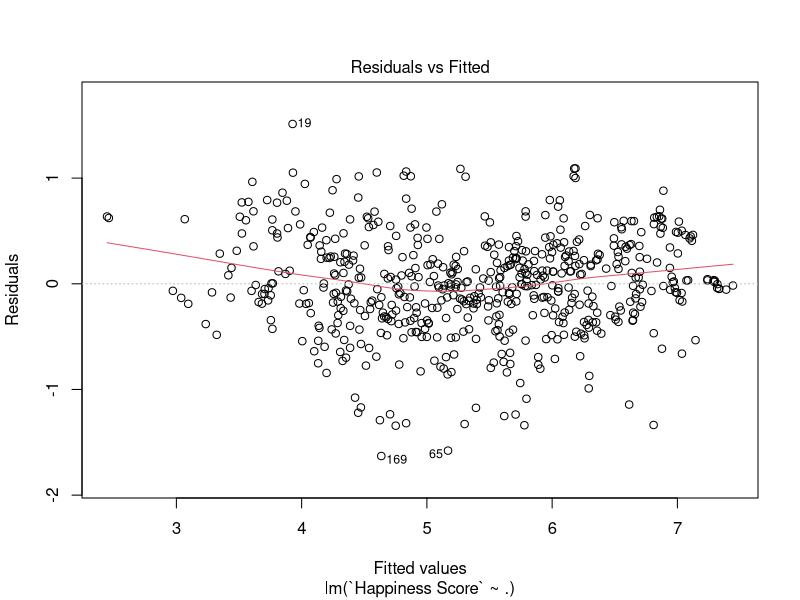
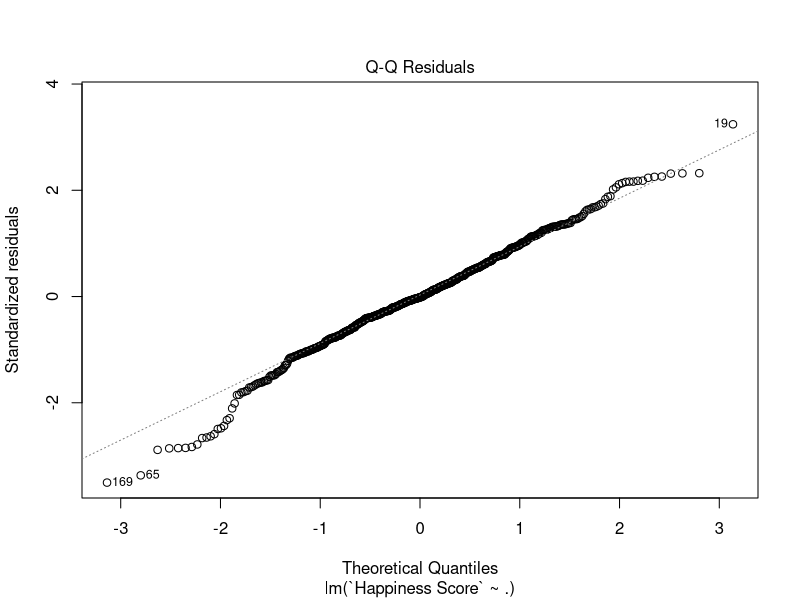
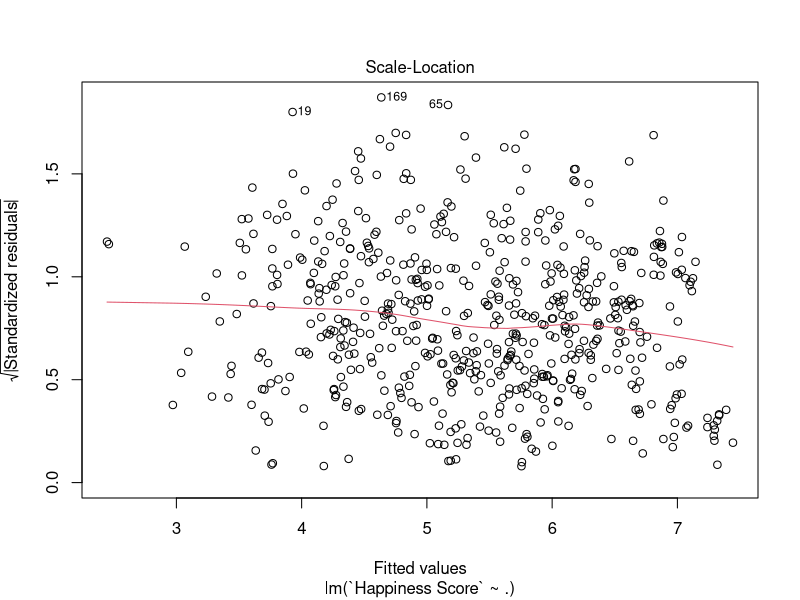
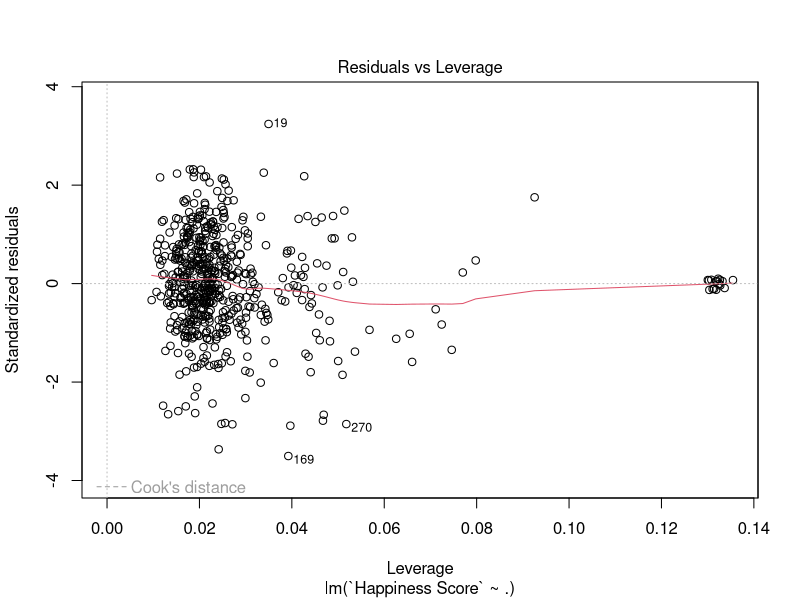
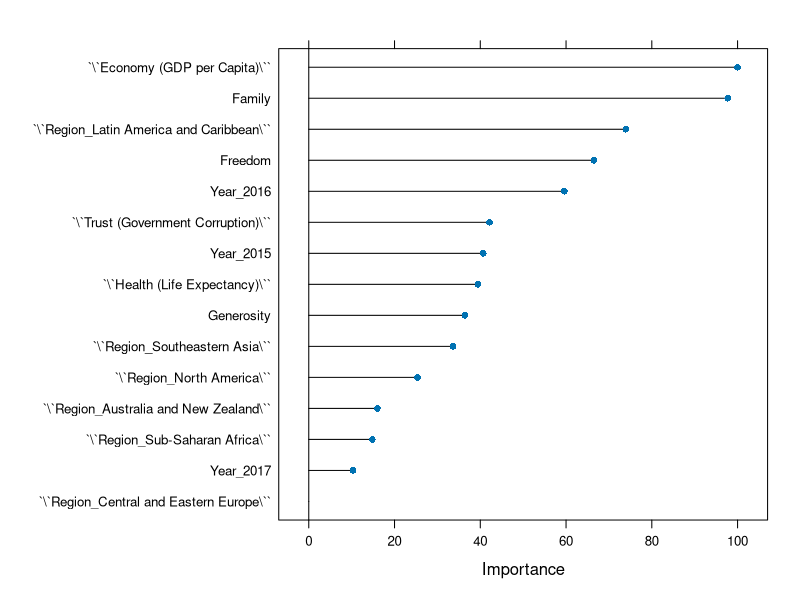

These figures' R source, in order: (Note: this script raises an error after producing the figures.)
#Install Packages
library(caret)
library(tidyverse)
library(ggplot2)
library(car)

#Load the data
train_df <- read_csv('train.csv')
test_df <- read_csv('test.csv')
train_df <- train_df %>% select (-c(Country, `Dystopia Residual`, `Happiness Rank`))
test_df <- test_df %>% select (-c(Country, `Dystopia Residual`, `Happiness Rank`))

#Create the full model
fit_full <- lm(`Happiness Score` ~ ., data = train_df)
summary(fit_full)
#Remove the linear dependent columns
train_df <- train_df %>% select(-c(Year_2019, `Region_Western Europe`))

#Rerun fit_full
fit_full <- lm(`Happiness Score` ~ ., data = train_df)

#Check multicollinearity
vif(fit_full)
#No values are over 10 so no concerns at the moment.

#Determine the best predictors
#Set the starting position for variable selection
no_model <- lm(`Happiness Score` ~ 1, data=train_df)
#Feature selection using forward selection
forward <- step(no_model, direction='forward', scope=formula(fit_full), trace=0)
forward$coefficients
#Feature selection using stepwise selection
stepwise <- step(no_model, direction='both', scope=formula(fit_full), trace=0)
stepwise$coefficients
#Both selection method give the same predictors. 

#Select variables for training
selected_vars <- train_df %>% select(-c(`Region_Eastern Asia`, `Region_Middle East and Northern Africa`, `Region_Southern Asia`, Year_2018))

#Check assumptions for linear regression
lm_final <- lm(`Happiness Score` ~ ., data=selected_vars)
plot(lm_final)
#Residuals have no pattern and have constant varaince. The QQ-plot suggest the data came from a normal distribution.
cooks.distance(lm_final)
#No values are significant, there are no outliers or influential points in the data.
durbinWatsonTest(lm_final)
#Coefficent close to 2 was found suggesting no autocorrelation.
vif(lm_final)
#Once again there does not appear to be multicollinearity between the predictors.

#Set up 5 fold cross validation to evaluate the performance of model and reduce overfitting to the train set.
set.seed(123)
control <- trainControl(method = "cv", number = 5)
lm_fit <- train(`Happiness Score` ~ ., data = selected_vars,
                method = "lm",
                trControl = control)
lm_fit$results

#Visualize the important predictors
important_vars <- varImp(lm_fit)
plot(important_vars)

#Consider SVR model, find the best cost function using gird search
#(Run the model with 1 to find the optimal value for cost function)
svr_fit <- train(`Happiness Score` ~ ., data = selected_vars,
                method = "svmLinear",
                #1.tuneGrid = expand.grid(C = seq(0, 2, length = 20)),
                #2.tuneGrid = data.frame(C = 0.2105263),
                trControl = control)
svr_fit$results
plot(svr_fit)
#Rerun the SVR with C = 0.2105263
#Results are almost identical to the MLR
#We can conduct a T-test to see if there is a significant difference
compare_models(lm_fit, svr_fit)
#Fail to reject the null, so there is insufficent evidence to reject the null which states there is no difference in the mean performance of the models.
#We will predict on the multiple linear regression because all the assumptions have been met. 

#Evaluating the final model
test_df <- test_df %>% select(-c(Year_2019, `Region_Western Europe`, `Region_Eastern Asia`, `Region_Middle East and Northern Africa`, `Region_Southern Asia`, Year_2018))
predict <- predict(lm_fit, newdata = test_df)
eval <- postResample(pred = predict, obs = test_df$`Happiness Score`)
eval
normalized_rmse <- eval[1] / (mean(test_df$`Happiness Score`))
normalized_rmse
#We know 79.37% of the variability in Happiness Score is explained by the linear model. 
#The RMSE is relatively low suggesting a pretty high accuracy when predicting on new data.